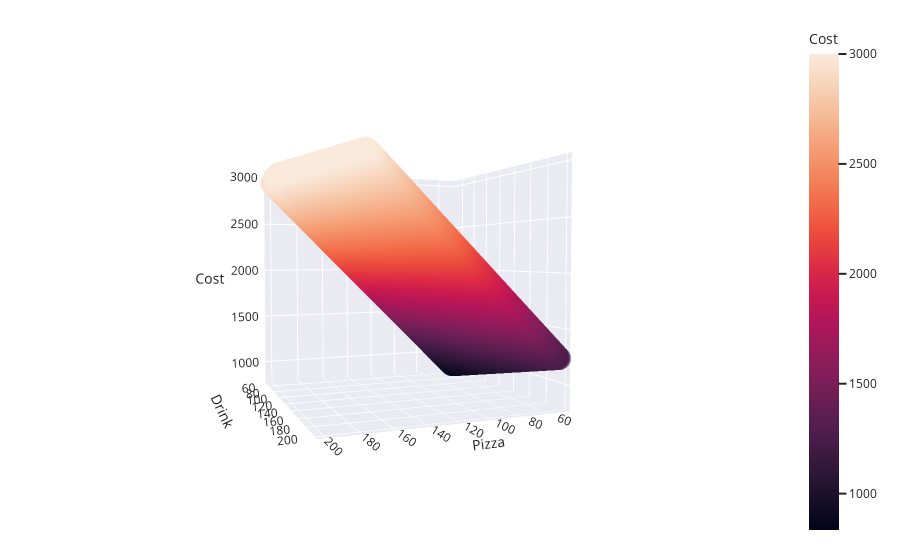

Source (notebook cell):
### Markdown cell above
Please set the variables called `pizza_price` and `drink_price` below with the price of a 2-liter bottle of soda and a pizza from the restraunt of your choosing. 

Please also set `slices` to the number of servings per pizza and `cups` to the numebr of servings per bottle of soda!

There are already numbers in here from Papa Johns for your convenience, however please replace them with your own numbers to visualize your equation!

We will use this to plot all the possible combinations which will satisfy our cost restraint!

### Code cell
plot_party(pizza_price = 14, drink_price = 2.69, slices = 10, cups = 10)

### Figure 1 — Plotly figure (JSON) as saved in the notebook; plotly's stock layout.template omitted (floating-point values rounded to 4 significant figures; data arrays with more than 128 entries replaced by an {"elided": "..."} marker saying what was removed)
{"data": [{"hovertemplate": "Pizza=%{x}<br>Drink=%{y}<br>Cost=%{marker.color}<extra></extra>", "legendgroup": "", "marker": {"color": {"elided": "21209 float values"}, "coloraxis": "coloraxis", "opacity": 0.5, "symbol": "circle"}, "mode": "markers", "name": "", "scene": "scene", "showlegend": false, "type": "scatter3d", "x": {"elided": "21209 int values"}, "y": {"elided": "21209 int values"}, "z": {"elided": "21209 float values"}}], "layout": {"coloraxis": {"colorbar": {"title": {"text": "Cost"}}, "colorscale": [[0, "rgb(2,4,25)"], [0.0625, "rgb(24,15,41)"], [0.125, "rgb(47,23,57)"], [0.1875, "rgb(71,28,72)"], [0.25, "rgb(97,30,82)"], [0.3125, "rgb(123,30,89)"], [0.375, "rgb(150,27,91)"], [0.4375, "rgb(177,22,88)"], [0.5, "rgb(203,26,79)"], [0.5625, "rgb(223,47,67)"], [0.625, "rgb(236,76,61)"], [0.6875, "rgb(242,107,73)"], [0.75, "rgb(244,135,95)"], [0.8125, "rgb(245,162,122)"], [0.875, "rgb(246,188,153)"], [0.9375, "rgb(247,212,187)"], [1, "rgb(250,234,220)"]]}, "legend": {"tracegroupgap": 0}, "margin": {"b": 20, "l": 20, "r": 20, "t": 20}, "scene": {"camera": {"eye": {"x": 1, "y": 2.5, "z": 0.1}}, "domain": {"x": [0, 1], "y": [0, 1]}, "xaxis": {"title": {"text": "Pizza"}}, "yaxis": {"title": {"text": "Drink"}}, "zaxis": {"title": {"text": "Cost"}}}}}
